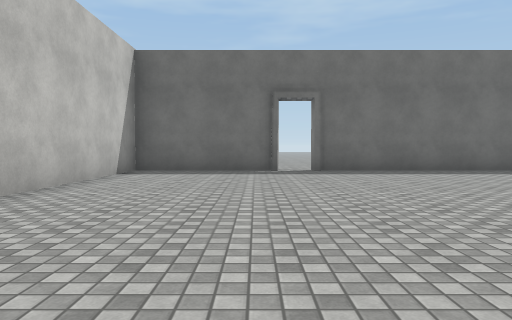
View 1 (above)

20 first-person views from a walk through a Unity game level. The camera is 1.2 m above the floor, tilts 2° down and sees 70° across. The floor is counted in squares, 2 m on a side. Each view is taken from the middle of a square. On the plan, view 1 faces up. The plan holds only what a view shows up to about 10 squares ahead; the rest is blank. The place goes on beyond the plan. The player character is not drawn. Surface patterns are stand-ins for the level's own textures.

View 2
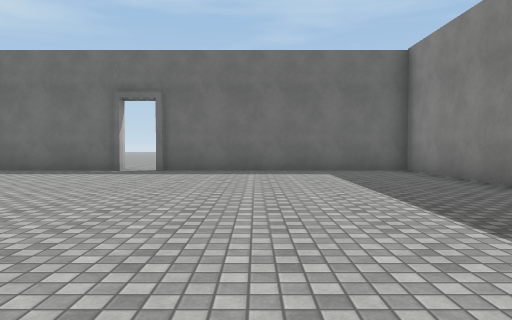

View 3
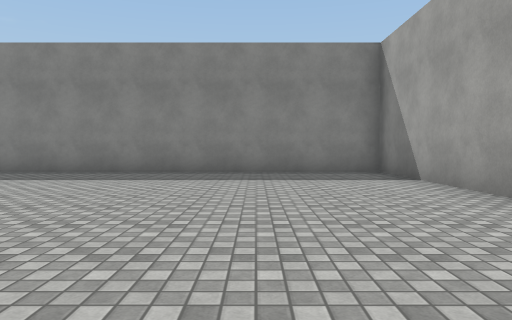

View 4
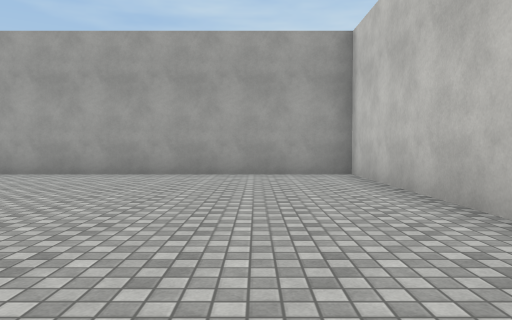

View 5
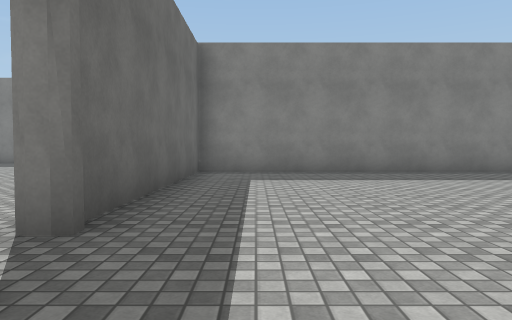

View 6
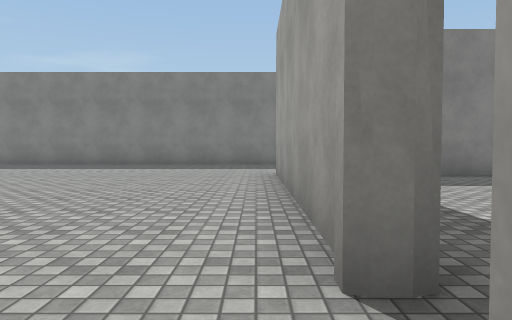

View 7
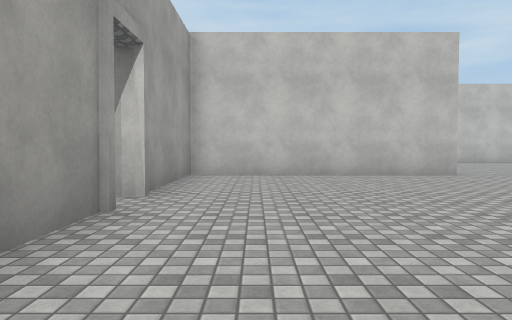

View 8
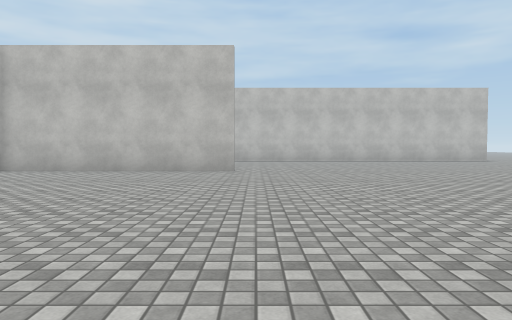

View 9
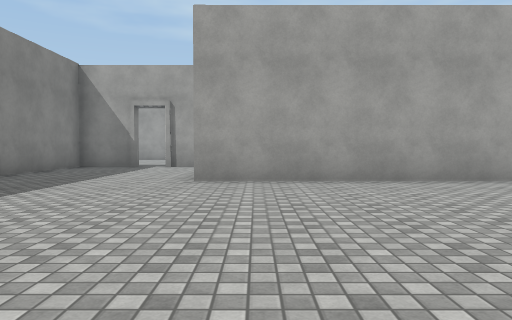

View 10
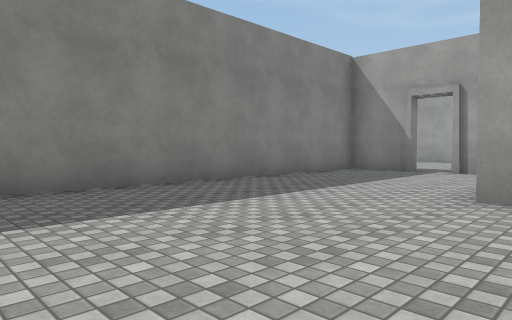

View 11
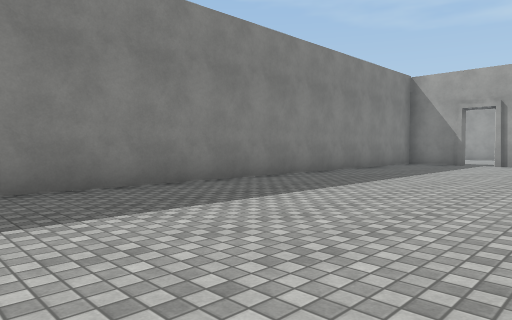

View 12
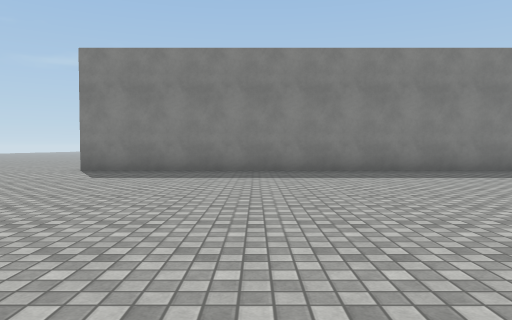

View 13
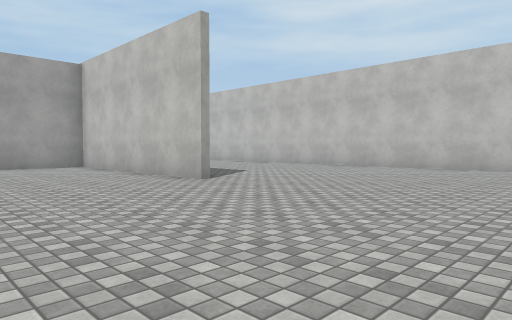

View 14
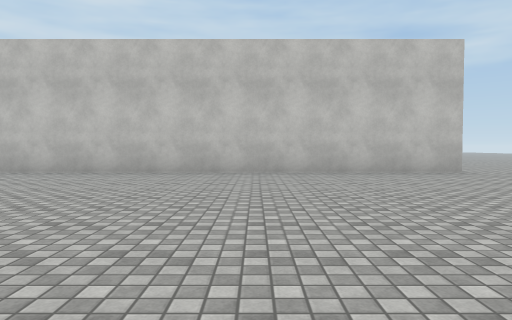

View 15
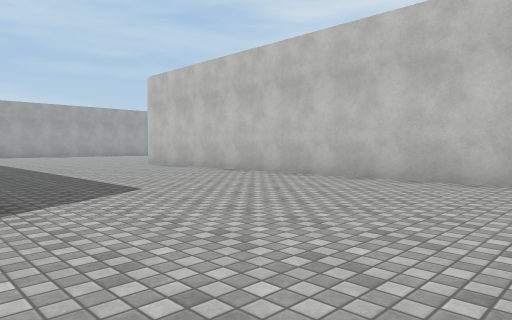

View 16
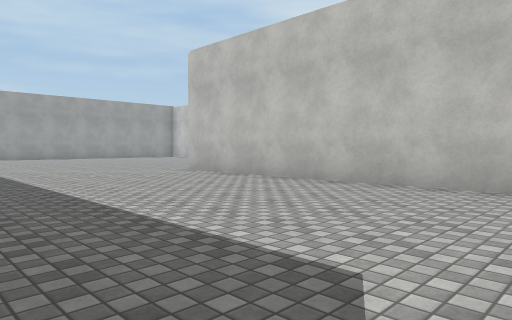

View 17
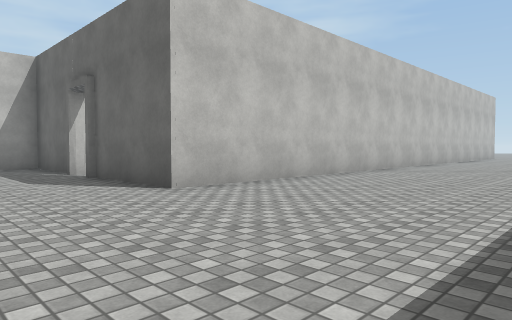

View 18
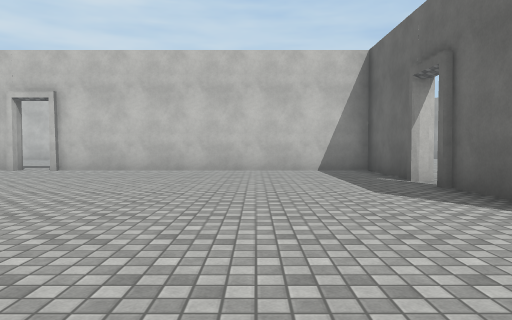

View 19
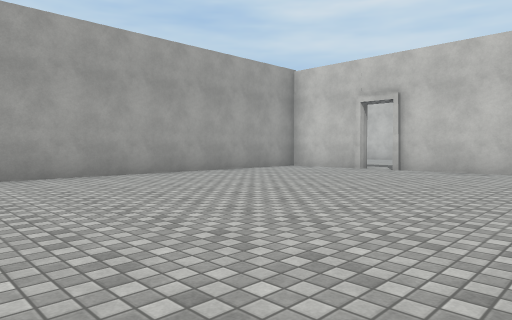

View 20
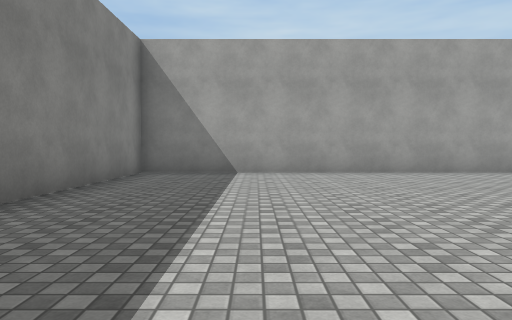

### Floor plan
Points are (right, up) in squares from view 1. A wall is a line through its corners. A room is listed if a view was taken in it or the views show most of it. See-through windows are left out.
Room 1 (views 1, 2, 3, 4, 5)
walls: (0.6, 9.4) (-3.1, 9.4); (-3.1, 9) (-3.1, -1) (7.9, -1) (7.9, 9.4) (1.4, 9.4)
ways out: opening at (1, 9) to room 2
Room 2 (views 6, 7, 8, 9, 10, 11, 12, 13, 14, 15, 16, 17, 18, 19, 20)
walls: (-3.1, 15.5) (-3.1, 9); (-3.1, 9.6) (0.6, 9.6); (1.4, 9.6) (8.1, 9.6); (1.6, 9.8) (1.6, 9.3); (-13.4, 6.9) (-16.4, 6.9) (-16.4, -1.2); (9.1, 4.9) (9.8, 4.9); (-9.6, 25.9) (-9.6, 6.9) (-12.5, 6.9); (10.6, 4.9) (12.3, 4.9) (12.3, 25.5); (-16.4, -2.1) (-16.4, -2.6); (-13.6, -4.6) (-3.3, -4.6) (-3.3, 0.2)
ways out: opening at (1, 9) to room 1; opening at (-13, 7); opening at (12, 26); gap at (-10, 26)

Where each view was taken, in squares from view 1:
view 1: 0 up, 0 right, facing up
view 2: 0 up, 4 right, facing up
view 3: 2 up, 1 left, facing right
view 4: 7 up, 1 left, facing down
view 5: 8 up, 1 left, facing right
view 6: 10 up, 0 right, facing right
view 7: 11 up, 5 right, facing left
view 8: 16 up, 6 right, facing left
view 9: 16 up, 7 right, facing down
view 10: 14 up, 7 right, facing down-right
view 11: 18 up, 7 right, facing down-right
view 12: 21 up, 3 right, facing right
view 13: 21 up, 1 right, facing down-left
view 14: 21 up, 1 left, facing left
view 15: 19 up, 3 left, facing down-left
view 16: 15 up, 4 left, facing down-left
view 17: 4 up, 5 left, facing up-left
view 18: 4 up, 7 left, facing left
view 19: 3 up, 7 left, facing down-left
view 20: 4 up, 6 left, facing down
